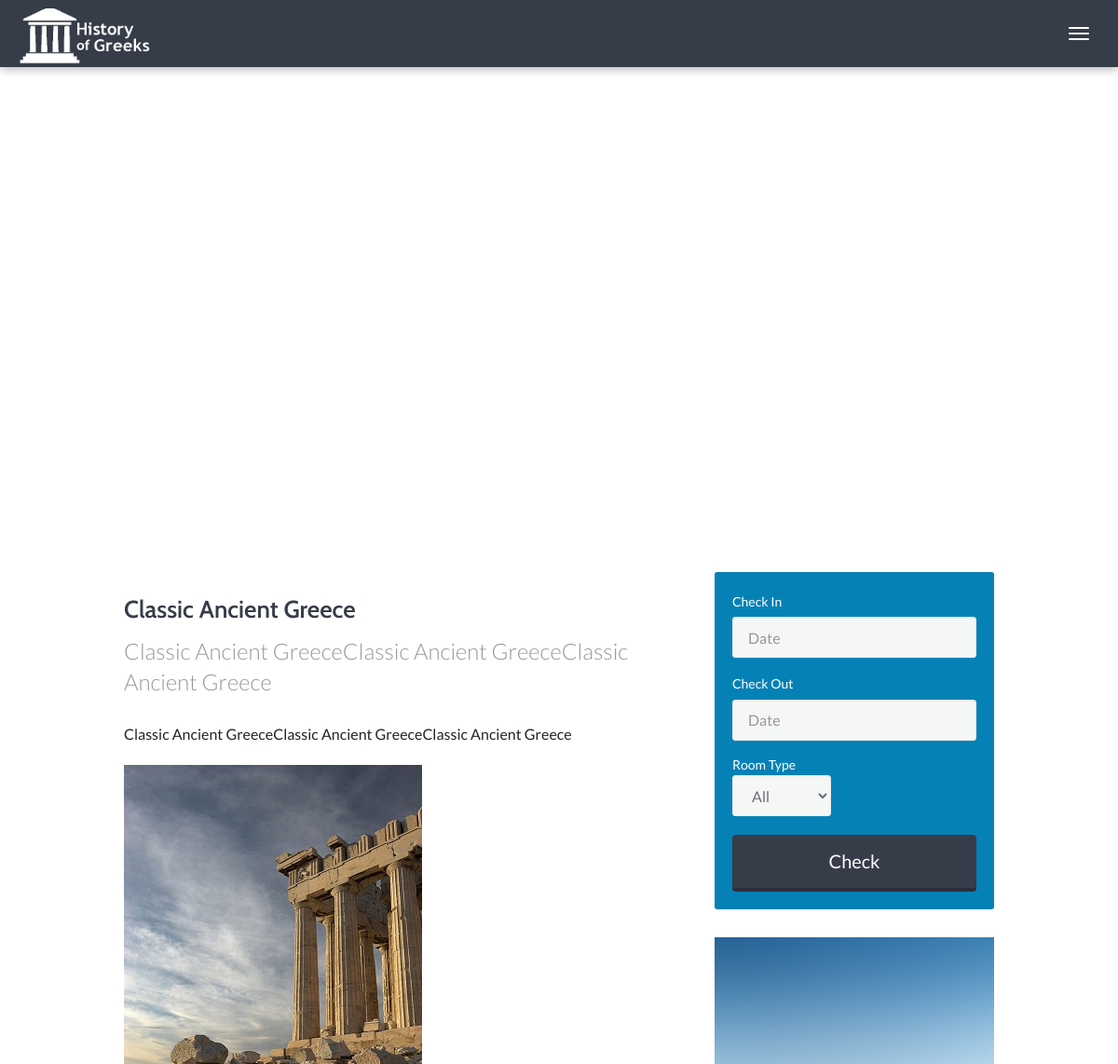
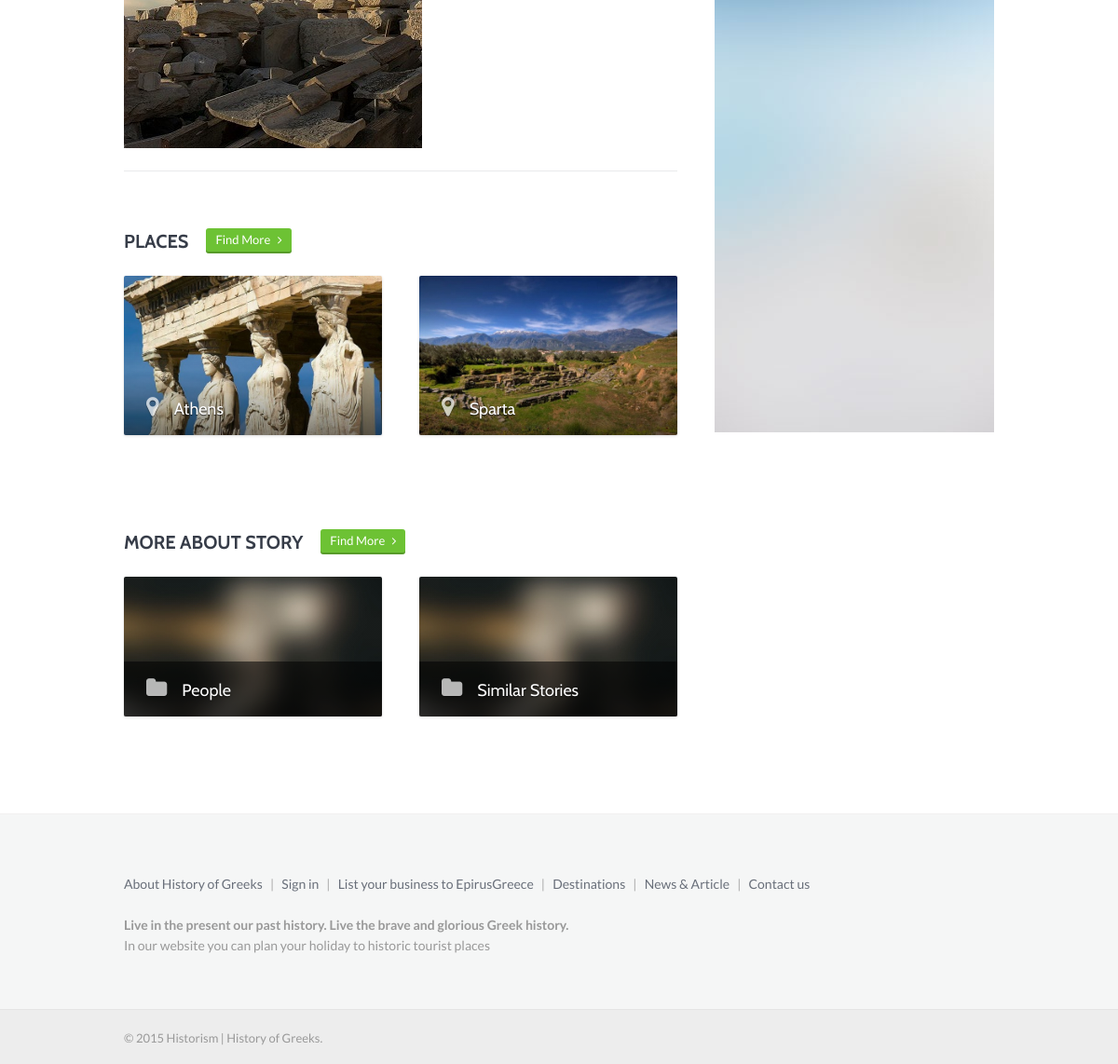
The app's page /index.php?p=story&ca=1 with its own data (2 pictures, top to bottom).
### tables this page shows
CREATE TABLE IF NOT EXISTS `stories` (
  `id` int(11) NOT NULL,
  `title` varchar(200) NOT NULL,
  `description` varchar(200) NOT NULL,
  `body` text NOT NULL
);

CREATE TABLE IF NOT EXISTS `destinations` (
  `id` int(11) NOT NULL,
  `parent_id` int(11) DEFAULT NULL,
  `image` varchar(100) NOT NULL,
  `name` varchar(100) NOT NULL,
  `description` text NOT NULL,
  `body` text NOT NULL,
  `story_id` int(11) NOT NULL,
  `lon` varchar(200) NOT NULL,
  `lat` varchar(200) NOT NULL,
  `status` varchar(100) NOT NULL,
  `created` datetime NOT NULL
);

### Pages/story.php (the view, shortened to what this page needs)
<link rel='stylesheet' type='text/css' media='all' href='assets/css/calendar1/jsDatePick_ltr.min.css' />
    <div id="map" style="height: 550px; "></div>
		<section class="main">
			<div class="container">
				<div class="row">
					<div class="col-sm-12 col-fixed-content">
						<?php
						$sql_story = "SELECT * FROM stories WHERE id='".$_GET['ca']."'";
						$result_story = mysql_query($sql_story);
						while($row_story = mysql_fetch_array($result_story)){
							echo "<h3 class='title-entry'>".$row_story['title']."</h3>";
							echo "<div class='intro'>";
							echo "<p class='lead'>".$row_story['description']."</p>";
							echo "<div class='entry-content'>";
							echo $row_story['body'];
							echo "</div>";
							echo "</div>";
						}
						$result = mysql_query("SELECT * FROM destinations WHERE story_id = '".$_GET['ca']."' ORDER BY created DESC") or die(mysql_error());
						$num_rows = mysql_num_rows($result);
						if($num_rows > 0){
							echo "<section class='narrow places'>";
							echo "<div class='title-row'>";
							echo "<h3 class='title-entry'>Places</h3> <a href='index.php?p=destinations' class='btn btn-primary btn-xs'>Find More &nbsp; <i class='fa fa-angle-right'></i></a></div>";
							echo "<div class='row'>";
							while($row_dest = mysql_fetch_array($result)){
								echo "<div class='col-sm-6'>";
								echo "<article class='place-box card'>";
								echo "<a href='index.php?p=destination&ca=".$row_dest['id']."' class='place-link'>";
								echo "<header>";
								echo "<h3 class='entry-title'><i class='fa fa-map-marker'></i>".$row_dest['name']."</h3></header>";
								echo "<div class='entry-thumbnail'><img width='960' height='540' alt='".$row_dest['name']."' title='".$row_dest['name']."' src='".$row_dest['image']."'></div>";
								echo "</a>";
								echo "</article>";
								echo "</div>";
							}
							echo "</div>";
							echo "</section>";
						}
						else{
						}
						?>
						<section class="narrow directory">
							<div class="title-row">
								<h3 class="title-entry">More about Story</h3> <a href="index.php?p=blog" class="btn btn-primary btn-xs">Find More &nbsp; <i class="fa fa-angle-right"></i></a></div>
							<div class="row">
								<div class="col-sm-6 col-lg-4">
									<article class="place-box card">
										<?php echo "<a href='' class='place-link'>"; ?>
											<header>
												<h3 class="entry-title"><i class="fa fa-folder"></i>People</h3> </header>
											<div class="entry-thumbnail"> <img width="960" height="540" src="assets/images/directory-3.jpg" class="attachment-place wp-post-image" alt="spices"></div>
										</a>
									</article>
								</div>
								<div class="col-sm-6 col-lg-4">
									<article class="place-box card">
										<?php echo "<a href='' class='place-link'>"; ?>
											<header>
												<h3 class="entry-title"><i class="fa fa-folder"></i>Similar Stories</h3> </header>
											<div class="entry-thumbnail"> <img width="960" height="540" src="assets/images/directory-3.jpg" class="attachment-place wp-post-image" alt="spices"></div>
										</a>
									</article>
								</div>
							</div>
						</section>
					</div>
					<div class="col-sm-12 col-fixed-sidebar">
						<div class="sidebar-padder">
							<aside class="widget widget_text">
							<div class="intro-wrap">
							<div class="well" style="max-width: 100%; margin: 0 auto 10px; color:white;">
							<form method="POST" action="index.php?p=results">
							<div class="form-group">
								<div class="col-lg-14">
									<label>Check In</label>
									<input type="text" class="form-control" id="timestamp"  name="timestamp" placeholder="Date">
								</div>
							</div>
							<div class="form-group">
								<div class="col-lg-14">
									<label>Check Out</label>
									<input type="text" class="form-control" id="timestamp1" name="timestamp1" placeholder="Date">
								</div>
							</div>
							<div class="form-group">
                               	<label class="control-label" for="roomtype">
								Room Type
								<select class='selectday' id='roomtype' name='Select' >
									<option>All</option>
								</select>
							</label>
                              </div>
							<button type="submit" class="btn btn-default btn-lg btn-block">Check</button>
							</form>
							</div>
							</div>
							</aside>
							<aside id="text-2" class="widget widget_text">
								<div class="textwidget"><img src="assets/images/sidebar-ad.jpg" width="300" height="600" alt="my travel agency" title="Find out where you belong."></div>
							</aside>
						</div>
					</div>
				</div>
			</div>
		</section>

### index.php (shortened to what this page needs)
<!DOCTYPE html>
<html lang="en">
	<head>
		<link rel="stylesheet" href="assets/css/imports.css" media="screen">
		<link rel="stylesheet" href="assets/css/bootstrap.min.css" media="screen">
		<link rel="stylesheet" href="assets/css/owl-carousel.css" media="screen">
		<link rel="stylesheet" href="assets/css/slider.css" media="screen">
	</head>
	<body class="home">
		<div class="navbar-wrapper">
			<header class="navbar navbar-default navbar-fixed-top" id="MainMenu">
				<div class="container-fluid collapse-md" id="navbar-main-container">
					<div class="navbar-header">
						<a href="index.php" class="navbar-brand"><img alt="History of Greeks" src="assets/images/logo.png"><span class="sr-only">&nbsp; Epirus Greece!</span></a>
						<button class="navbar-toggle" type="button" data-toggle="collapse" data-target="#navbar-main">
							<span class="icon-bar"></span>
							<span class="icon-bar"></span>
							<span class="icon-bar"></span>
						</button>
					</div>
				</div>
			</header>
		</div>
		<?php
		if (isset($_GET['p'])){
			require('Pages/'.$_GET['p'].'.php');
		}
		else{
			require('Pages/home.php');
		}
		?>
		<footer id="footer">
			<section class="top-footer regular">
				<div class="container">
					<div class="row">
						<div class="col-lg-9">
							<div class="footer-content-left">
								<p style="font-size:14px; color:#aaa;">
									<a href="index.php?p=about">About History of Greeks</a> &nbsp; | &nbsp;
									<a href="/eBookingAdmin/">Sign in</a> &nbsp; | &nbsp;
									<a href="index.php?p=register">List your business to EpirusGreece</a> &nbsp; | &nbsp;
									<a href="index.php?p=destinations">Destinations</a> &nbsp; | &nbsp;
									<a href="index.php?p=blog">News & Article</a> &nbsp; | &nbsp;
									<a href="index.php?p=contact">Contact us</a>
								</p>
								<p style="font-size:14px; color: #999; margin-bottom:0;">
									<strong>Live in the present our past history. Live the brave and glorious Greek history.
									</strong>
									<br>In our website you can plan your holiday to historic tourist places
								</p>
							</div>
						</div>
						<div class="col-lg-3">
						</div>
					</div>
				</div>
			</section>
			<section class="sub-footer">
				<div class="container">
					<div class="row">
						<div class="col-xs-12">
							<span style="color:#999; font-size: 13px;">&copy; 2015 Historism | History of Greeks.</span>
						</div>
					</div>
				</div>
			</section>
		</footer>
	</body>
</html>

### records on screen
stories: title "Classic Ancient Greece", description "Classic Ancient GreeceClassic Ancient GreeceClassic Ancient Greece", body "Classic Ancient GreeceClassic Ancient GreeceClassic Ancient Greece", body (picture)
destinations: name "Athens", image (picture)
destinations: name "Sparta", image (picture)
